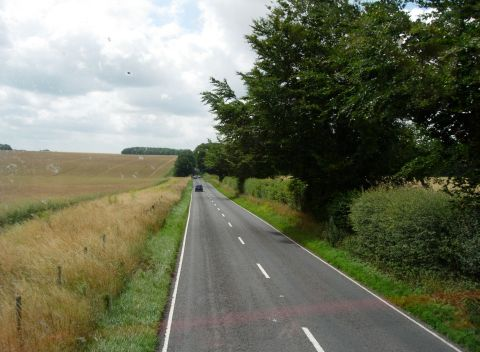
//> input picture images/road.jpg, 480 x 352 px
$ ./contours   (built with g++ and OpenCV 4)
//> lines starting //> are read from the running program, lines starting //| are printed output that depends on the picture; after the words box and inside, x2 and y2 are one past the last pixel; in counts of white or black regions, pixels touching at a corner belong together
### ch07/edgedetector.h
#ifndef EDGEDETECTOR
#define EDGEDETECTOR

#define PI 3.1415926

#include <opencv2/core.hpp>
#include <opencv2/imgproc.hpp>

class EdgeDetector
{
private:
    cv::Mat img;
    int aperture;
    cv::Mat sobel;
    cv::Mat sobelMagnitude;
    cv::Mat sobelOrientation;

public:
    EdgeDetector() : aperture(3) {}

    // Set the aperture size of the kernel
    void setAperture(int a) { aperture = a; }

    // Get the aperture size of kernel
    int getAperture() const { return aperture; }

    // Compute the Sobel
    void computeSobel(const cv::Mat &image, cv::Mat sobelX = cv::Mat(),
                      cv::Mat sobelY = cv::Mat())
    {
        // Compute Sobel
        cv::Sobel(image, sobelX, CV_32F, 1, 0, aperture);
        cv::Sobel(image, sobelY, CV_32F, 0, 1, aperture);

        // Compute magnitude and orientation
        cv::cartToPolar(sobelX, sobelY, sobelMagnitude, sobelOrientation);
    }

    // Get Sobel magnitude
    cv::Mat getMagnitude() { return sobelMagnitude; }

    // Get Sobel orientation
    cv::Mat getOrientation() { return sobelOrientation; }

    // Get a thresholded binary map
    cv::Mat getBinaryMap(double threshold)
    {
        cv::Mat bin;
        cv::threshold(sobelMagnitude, bin, threshold, 255, cv::THRESH_BINARY_INV);

        return bin;
    }

    // Get a CV_8U image of the Sobel
    // [10 lines left out: function getSobelImage, not called in this run]

    // Get a CV_8U image of the Sobel orientation
    cv::Mat getSobelOrientationImage()
    {
        cv::Mat bin;

        sobelOrientation.convertTo(bin, CV_8U, 90 / PI);

        return bin;
    }
};

#endif /* EDGEDETECTOR */

### ch07/contours.cpp
#include <iostream>
#include <opencv2/core.hpp>
#include <opencv2/highgui.hpp>
#include <opencv2/imgproc.hpp>
#include <vector>

#include "edgedetector.h"

int main()
{
    cv::Mat image = cv::imread("../images/road.jpg", 0);
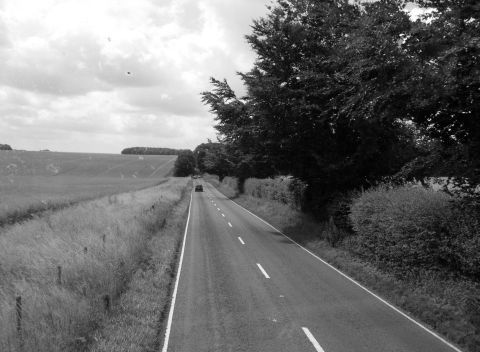
//> image: 352 rows x 480 cols, CV_8UC1; min 0, max 255, mean 111
    cv::imshow("Original Image", image);

    EdgeDetector ed;
    ed.computeSobel(image);
//> in computeSobel, `cv::Sobel(image, sobelY, CV_32F, 0, 1, aperture);`:
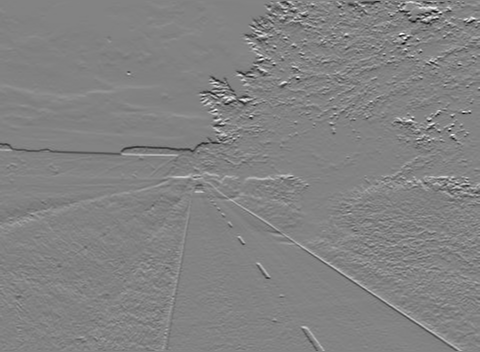
//> sobelY: 352 rows x 480 cols, CV_32FC1; min -780, max 737, mean -1.8; drawn with min black and max white
//> in computeSobel, `cv::cartToPolar(sobelX, sobelY, sobelMagnitude, sobelOrientation);`:
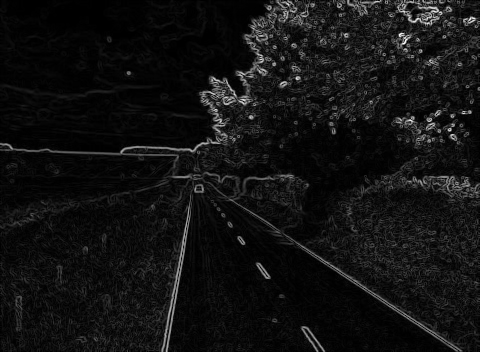
//> sobelMagnitude: 352 rows x 480 cols, CV_32FC1; min 0, max 783.7, mean 55.8; drawn with min black and max white
//> in computeSobel, `cv::cartToPolar(sobelX, sobelY, sobelMagnitude, sobelOrientation);`:
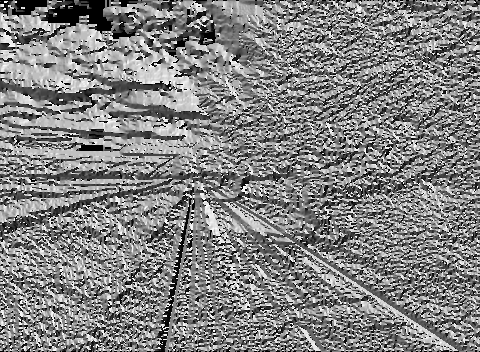
//> sobelOrientation: 352 rows x 480 cols, CV_32FC1; min 0, max 6.28, mean 3.21; drawn with min black and max white
    cv::imshow("Sobel (orientation)", ed.getSobelOrientationImage());
    cv::imshow("Sobel (low threshold)", ed.getBinaryMap(125));
//> in getBinaryMap, `cv::threshold(sobelMagnitude, bin, threshold, 255, cv::THRESH_BINARY_I..`:
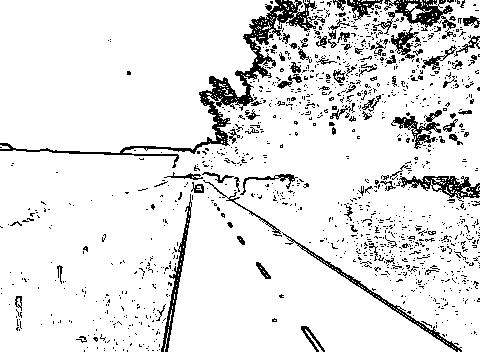
//> bin: 352 rows x 480 cols, CV_32FC1; 89.9% white; black in thin lines or dots
    cv::imshow("Sobel (high threshold)", ed.getBinaryMap(350));
//> call 2 of getBinaryMap, with threshold = 350
//> in getBinaryMap (call 2), `cv::threshold(sobelMagnitude, bin, threshold, 255, cv::THRESH_BINARY_I..`:
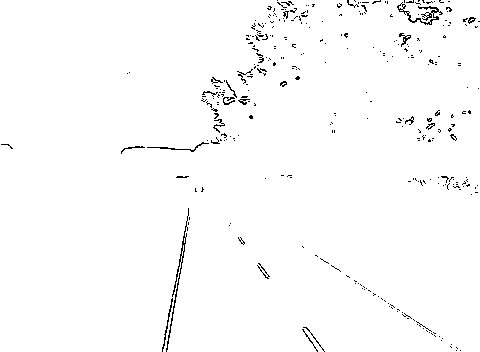
//> bin: 352 rows x 480 cols, CV_32FC1; 98.5% white; black in thin lines or dots

    cv::Mat contours, contoursInv;
    cv::Canny(image, contours, 125, 350);
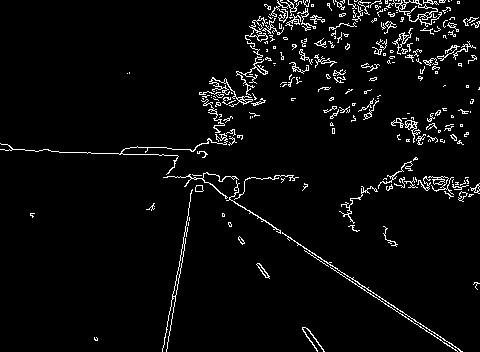
//> contours: 352 rows x 480 cols, CV_8UC1; 4.1% white in thin lines or dots
    cv::threshold(contours, contoursInv, 128, 255, cv::THRESH_BINARY_INV);
//> contoursInv: 352 rows x 480 cols, CV_8UC1; 95.9% white; black in thin lines or dots
    cv::imshow("Canny contours", contoursInv);

    cv::waitKey();
    return 0;
}

$ run again, with images/baboon1.jpg copied over images/road.jpg
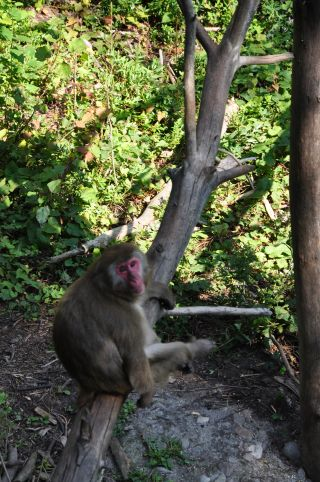
//> input picture images/baboon1.jpg, 320 x 482 px
//> in getBinaryMap, `cv::threshold(sobelMagnitude, bin, threshold, 255, cv::THRESH_BINARY_I..`:
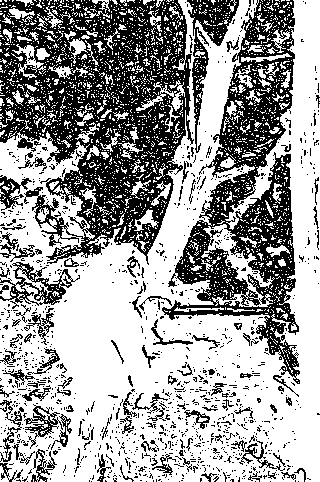
//> bin: 482 rows x 320 cols, CV_32FC1; 61.4% white; 1122 black regions (1019 under 20 px), largest, box (x1, y1, x2, y2) and area: (0, 0, 194, 265) 27899, (162, 0, 300, 384) 17311, (187, 0, 239, 153) 2029
//> `cv::Canny(image, contours, 125, 350);`:
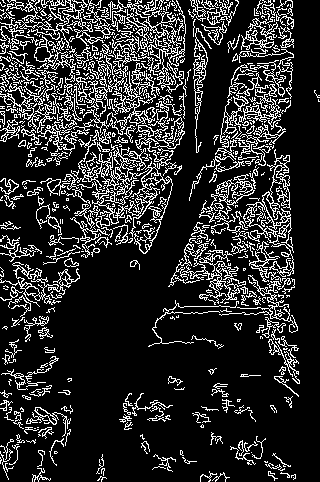
//> contours: 482 rows x 320 cols, CV_8UC1; 17.5% white in thin lines or dots
//> contoursInv: 482 rows x 320 cols, CV_8UC1; 82.5% white; black in thin lines or dots

$ run again, with images/baboon2.jpg copied over images/road.jpg
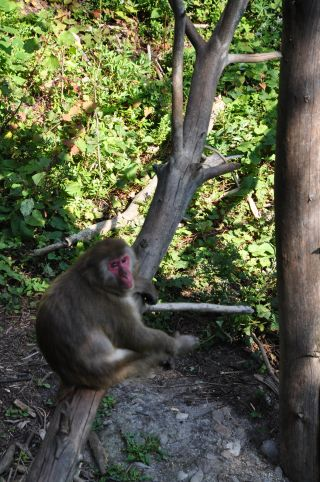
//> input picture images/baboon2.jpg, 320 x 482 px
//> in getBinaryMap, `cv::threshold(sobelMagnitude, bin, threshold, 255, cv::THRESH_BINARY_I..`:
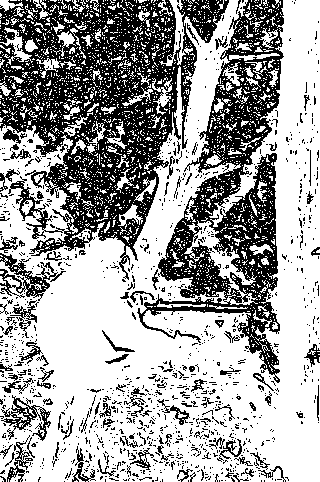
//> bin: 482 rows x 320 cols, CV_32FC1; 63.1% white; 1143 black regions (1034 under 20 px), largest, box (x1, y1, x2, y2) and area: (0, 0, 229, 280) 27914, (137, 0, 284, 383) 17450, (0, 253, 66, 301) 1005
//> `cv::Canny(image, contours, 125, 350);`:
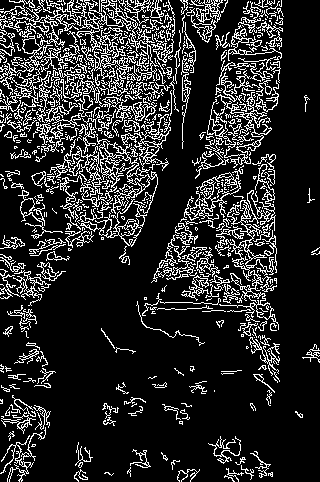
//> contours: 482 rows x 320 cols, CV_8UC1; 16.6% white in thin lines or dots
//> contoursInv: 482 rows x 320 cols, CV_8UC1; 83.4% white; black in thin lines or dots

$ run again, with images/baboon3.jpg copied over images/road.jpg
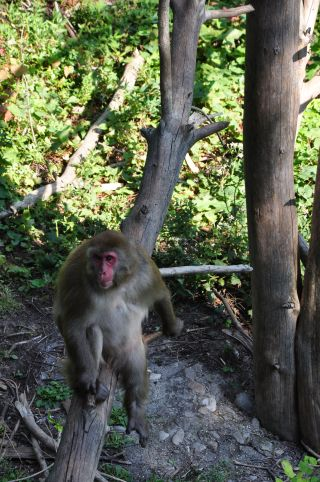
//> input picture images/baboon3.jpg, 320 x 482 px
//> `cv::Canny(image, contours, 125, 350);`:
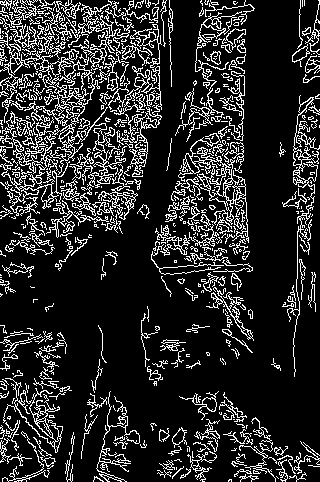
//> contours: 482 rows x 320 cols, CV_8UC1; 16.4% white in thin lines or dots
//> contoursInv: 482 rows x 320 cols, CV_8UC1; 83.6% white; black in thin lines or dots
